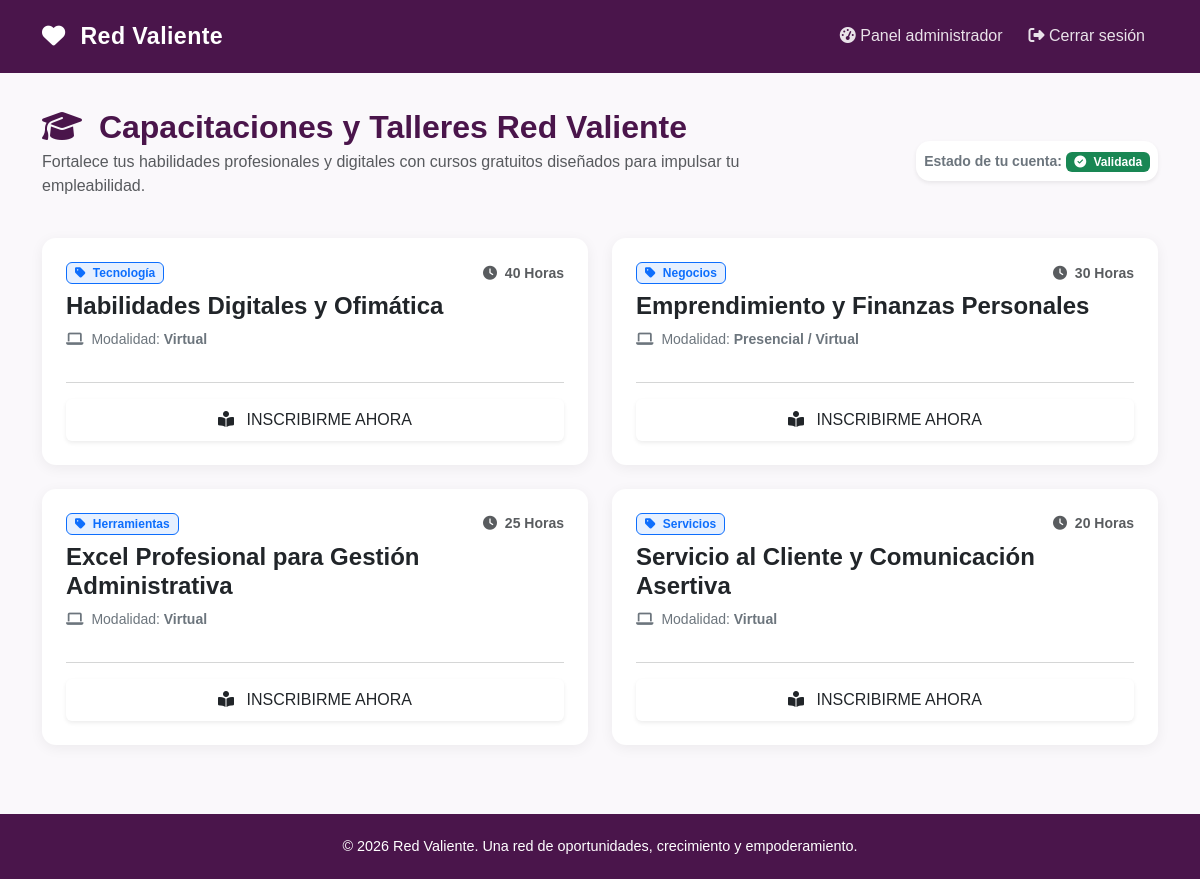
The page /capacitaciones (signed in) on the database its author committed.
### tables this page shows
CREATE TABLE capacitaciones (
                id INTEGER PRIMARY KEY AUTOINCREMENT,
                titulo TEXT NOT NULL,
                duracion TEXT NOT NULL,
                modalidad TEXT NOT NULL,
                categoria TEXT NOT NULL,
                descripcion TEXT DEFAULT '',
                activa INTEGER DEFAULT 1
            );

### app.py (the view)
@app.route("/capacitaciones")
@login_requerido
def capacitaciones():
    usuaria = obtener_usuaria_actual()
    conn = get_db_connection()
    cursos = conn.execute("""
        SELECT
            c.*,
            CASE
                WHEN i.id IS NOT NULL THEN 1
                ELSE 0
            END AS inscrita
        FROM capacitaciones c
        LEFT JOIN inscripciones i
            ON i.curso_id = c.id
            AND i.usuaria_id = ?
        WHERE c.activa = 1
        ORDER BY c.id
    """, (usuaria["id"],)).fetchall()
    conn.close()
    return render_template(
        "capacitaciones.html",
        usuaria=usuaria,
        cursos=cursos
    )

### app.py (called while the page is built)
def get_db_connection():
    conn = sqlite3.connect(DATABASE)
    conn.row_factory = sqlite3.Row
    conn.execute("PRAGMA foreign_keys = ON")
    return conn

def obtener_usuaria_actual():
    correo = session.get("usuario")
    if not correo:
        return None
    conn = get_db_connection()
    usuaria = conn.execute(
        "SELECT * FROM usuarias WHERE correo = ?",
        (correo,)
    ).fetchone()
    conn.close()
    return usuaria

def login_requerido(funcion):
    @wraps(funcion)
    def decorador(*args, **kwargs):
        if "usuario" not in session:
            flash("Debes iniciar sesión para continuar.", "error")
            return redirect(url_for("login"))
        return funcion(*args, **kwargs)
    return decorador

### templates/capacitaciones.html (shortened to what this page needs)
{% extends 'base.html' %}
{% block content %}
<div class="row align-items-center mb-4">
    <div class="col-md-8">
        <h2 class="fw-bold mb-1" style="color: var(--purple-main);">
            <i class="fa-solid fa-graduation-cap me-2"></i> Capacitaciones y Talleres Red Valiente
        </h2>
        <p class="text-muted">Fortalece tus habilidades profesionales y digitales con cursos gratuitos diseñados para impulsar tu empleabilidad.</p>
    </div>
    <div class="col-md-4 text-md-end">
        <div class="card bg-white border-0 shadow-sm p-2 d-inline-block">
            <span class="small text-secondary fw-semibold">Estado de tu cuenta:</span>
            {% if usuaria.estado == 'Validada' %}
                <span class="badge bg-success"><i class="fa-solid fa-circle-check me-1"></i> Validada</span>
            {% else %}
                <span class="badge bg-warning text-dark"><i class="fa-solid fa-clock me-1"></i> Pendiente de Validación</span>
            {% endif %}
        </div>
    </div>
</div>
<div class="row">
    {% for c in cursos %}
    <div class="col-md-6 mb-4">
        <div class="card card-custom p-4 h-100 d-flex flex-column justify-content-between">
            <div>
                <div class="d-flex justify-content-between align-items-center mb-2">
                    <span class="badge bg-primary bg-opacity-10 text-primary border border-primary px-2 py-1 small">
                        <i class="fa-solid fa-tag me-1"></i> {{ c.categoria }}
                    </span>
                    <span class="text-muted small fw-semibold"><i class="fa-solid fa-clock me-1"></i> {{ c.duracion }}</span>
                </div>
                <h4 class="fw-bold text-dark mb-2">{{ c.titulo }}</h4>
                <p class="text-secondary small mb-3">
                    <i class="fa-solid fa-laptop me-1 text-secondary"></i> Modalidad: <strong>{{ c.modalidad }}</strong>
                </p>
            </div>
            <div>
                <hr class="text-muted opacity-25">
                <button class="btn btn-valiente w-100 py-2 shadow-sm" onclick="alert('¡Te has inscrito exitosamente a la capacitación: {{ c.titulo }}! Nos pondremos en contacto contigo por correo.');">
                    <i class="fa-solid fa-book-open-reader me-2"></i> INSCRIBIRME AHORA
                </button>
            </div>
        </div>
    </div>
    {% endfor %}
</div>
{% endblock %}

### templates/base.html (style rules this page uses)
:root { --purple-main: #4A154B; --purple-hover: #361037; --purple-light: #F4EAF5; --pink-light: #FCEFF5; --text-dark: #333333; --background: #FAF8FB; }
* { box-sizing: border-box; }
body { font-family: Arial, Helvetica, sans-serif; background-color: var(--background); color: var(--text-dark); min-height: 100vh; display: flex; flex-direction: column; }
.card { border: none; border-radius: 14px; box-shadow: 0 3px 14px rgba(0, 0, 0, 0.06); }

### rows shown on the page
capacitaciones: categoria "Tecnología", duracion "40 Horas", titulo "Habilidades Digitales y Ofimática", modalidad "Virtual"
capacitaciones: categoria "Negocios", duracion "30 Horas", titulo "Emprendimiento y Finanzas Personales", modalidad "Presencial / Virtual"
capacitaciones: categoria "Herramientas", duracion "25 Horas", titulo "Excel Profesional para Gestión Administrativa", modalidad "Virtual"
capacitaciones: categoria "Servicios", duracion "20 Horas", titulo "Servicio al Cliente y Comunicación Asertiva", modalidad "Virtual"
